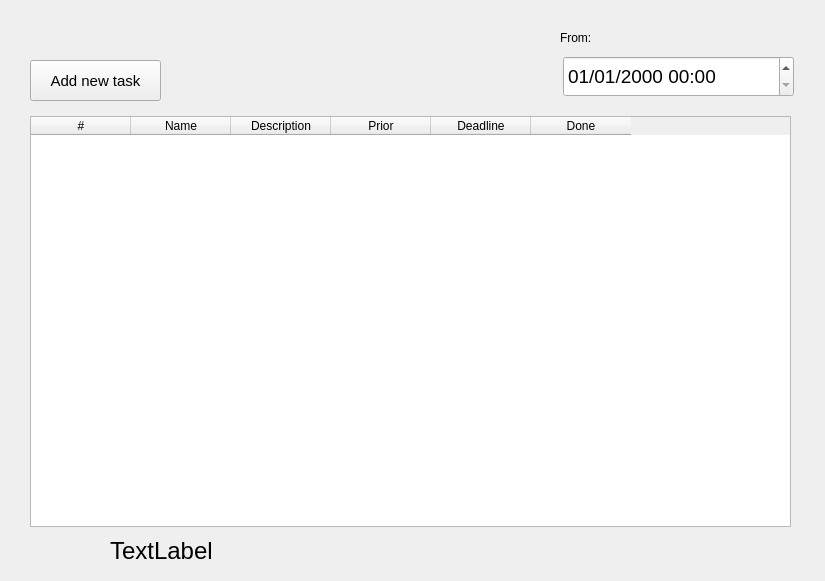
<?xml version="1.0" encoding="UTF-8"?>
<ui version="4.0">
 <class>TaskManagerUI</class>
 <widget class="QWidget" name="TaskManagerUI">
  <property name="geometry">
   <rect>
    <x>0</x>
    <y>0</y>
    <width>825</width>
    <height>581</height>
   </rect>
  </property>
  <property name="windowTitle">
   <string>TaskManagerUI</string>
  </property>
  <widget class="QLabel" name="TestLabel">
   <property name="geometry">
    <rect>
     <x>110</x>
     <y>530</y>
     <width>581</width>
     <height>41</height>
    </rect>
   </property>
   <property name="font">
    <font>
     <pointsize>18</pointsize>
    </font>
   </property>
   <property name="text">
    <string>TextLabel</string>
   </property>
  </widget>
  <widget class="QTableWidget" name="twMainTasksTable">
   <property name="geometry">
    <rect>
     <x>30</x>
     <y>116</y>
     <width>761</width>
     <height>411</height>
    </rect>
   </property>
   <property name="columnCount">
    <number>6</number>
   </property>
   <column>
    <property name="text">
     <string>#</string>
    </property>
   </column>
   <column>
    <property name="text">
     <string>Name</string>
    </property>
   </column>
   <column>
    <property name="text">
     <string>Description</string>
    </property>
   </column>
   <column>
    <property name="text">
     <string>Prior</string>
    </property>
   </column>
   <column>
    <property name="text">
     <string>Deadline</string>
    </property>
   </column>
   <column>
    <property name="text">
     <string>Done</string>
    </property>
   </column>
  </widget>
  <widget class="QPushButton" name="pbNew">
   <property name="geometry">
    <rect>
     <x>30</x>
     <y>60</y>
     <width>131</width>
     <height>41</height>
    </rect>
   </property>
   <property name="font">
    <font>
     <pointsize>11</pointsize>
    </font>
   </property>
   <property name="text">
    <string>Add new task</string>
   </property>
  </widget>
  <widget class="QDateTimeEdit" name="dtStart">
   <property name="geometry">
    <rect>
     <x>563</x>
     <y>56</y>
     <width>231</width>
     <height>41</height>
    </rect>
   </property>
   <property name="font">
    <font>
     <pointsize>14</pointsize>
    </font>
   </property>
   <property name="displayFormat">
    <string>MM/dd/yyyy hh:mm</string>
   </property>
  </widget>
  <widget class="QLabel" name="lStartDate">
   <property name="geometry">
    <rect>
     <x>560</x>
     <y>30</y>
     <width>55</width>
     <height>16</height>
    </rect>
   </property>
   <property name="text">
    <string>From:</string>
   </property>
  </widget>
 </widget>
 <layoutdefault spacing="6" margin="11"/>
 <resources/>
 <connections/>
</ui>
